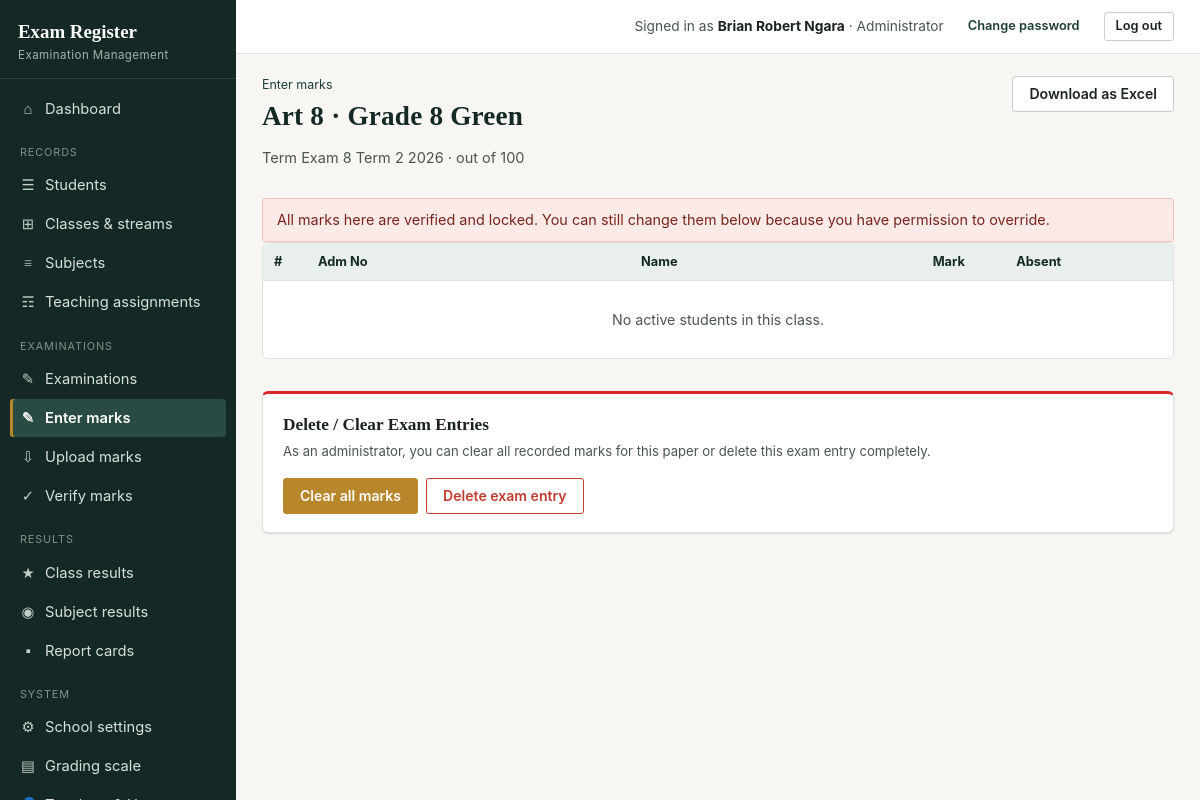
Screenshot of /marks/enter/4/4/4 (signed in) with the database file from the repository.
### tables this page shows
CREATE TABLE settings(key TEXT PRIMARY KEY, value TEXT NOT NULL DEFAULT '');

CREATE TABLE users(
    id INTEGER PRIMARY KEY AUTOINCREMENT,
    username TEXT NOT NULL UNIQUE COLLATE NOCASE,
    full_name TEXT NOT NULL,
    initials TEXT NOT NULL DEFAULT '',
    password_hash TEXT NOT NULL,
    role TEXT NOT NULL DEFAULT 'teacher',
    phone TEXT NOT NULL DEFAULT '',
    active INTEGER NOT NULL DEFAULT 1,
    must_change_password INTEGER NOT NULL DEFAULT 0,
    created_at TEXT NOT NULL DEFAULT CURRENT_TIMESTAMP
, tsc_no TEXT NOT NULL DEFAULT '');

CREATE TABLE subjects(
    id INTEGER PRIMARY KEY AUTOINCREMENT,
    code TEXT NOT NULL UNIQUE COLLATE NOCASE,
    name TEXT NOT NULL
);

CREATE TABLE exams(
    id INTEGER PRIMARY KEY AUTOINCREMENT,
    name TEXT NOT NULL,
    term TEXT NOT NULL DEFAULT '',
    year INTEGER,
    out_of REAL NOT NULL DEFAULT 100,
    status TEXT NOT NULL DEFAULT 'open',
    closing_date TEXT NOT NULL DEFAULT '',
    opening_date TEXT NOT NULL DEFAULT '',
    created_at TEXT NOT NULL DEFAULT CURRENT_TIMESTAMP
);

CREATE TABLE exam_papers(
    id INTEGER PRIMARY KEY AUTOINCREMENT,
    exam_id INTEGER NOT NULL REFERENCES exams(id) ON DELETE CASCADE,
    class_id INTEGER NOT NULL REFERENCES classes(id) ON DELETE CASCADE,
    subject_id INTEGER NOT NULL REFERENCES subjects(id) ON DELETE CASCADE,
    out_of REAL NOT NULL DEFAULT 100,
    UNIQUE(exam_id, class_id, subject_id)
);

### routes/exams.py (the view, shortened to what this page needs)
@bp.route("/marks/enter/<int:eid>/<int:cid>/<int:sid>", methods=["GET", "POST"])
@login_required
def marks_entry(eid, cid, sid):
    exam = get_exam(eid)
    paper = q1("SELECT * FROM exam_papers WHERE exam_id=? AND class_id=? AND subject_id=?", (eid, cid, sid))
    if not paper:
        abort(404)
    if not can_enter_marks(cid, sid):
        abort(403)
    cls = q1(f"SELECT c.id, {CLASS_LABEL} AS label FROM classes c WHERE c.id=?", (cid,))
    subject = q1("SELECT * FROM subjects WHERE id=?", (sid,))
    students = q("SELECT * FROM students WHERE class_id=? AND status='active' ORDER BY full_name", (cid,))
    marks = {m["student_id"]: m for m in q("SELECT * FROM marks WHERE exam_id=? AND subject_id=?", (eid, sid))}
    entered = {}
    rows = []
    teacher = q1("SELECT u.full_name, u.tsc_no FROM teaching t JOIN users u ON u.id=t.teacher_id "
                 "WHERE t.class_id=? AND t.subject_id=?", (cid, sid))
    t_label = ""
    if teacher:
        t_label = teacher["full_name"]
        if teacher["tsc_no"]:
            t_label += f" (TSC: {teacher['tsc_no']})"
    return render_template("marks_entry.html", exam=exam, paper=paper, cls=cls, subject=subject, rows=rows,
                           teacher=t_label,
                           all_locked=all(r["locked"] for r in rows) if rows else True,
                           override=can_override())

### core.py (called while the page is built, shortened)
def connect():
    con = sqlite3.connect(DB_PATH, timeout=20)
    con.row_factory = sqlite3.Row
    con.execute("PRAGMA foreign_keys = ON")
    return con

def db():
    if "db" not in g:
        g.db = connect()
    return g.db

def q(sql, args=()):
    return db().execute(sql, args).fetchall()

def q1(sql, args=()):
    return db().execute(sql, args).fetchone()

def settings():
    if "settings" not in g:
        d = dict(DEFAULT_SETTINGS)
        for r in q("SELECT key,value FROM settings"):
            d[r["key"]] = r["value"]
        g.settings = d
    return g.settings

def csrf_token():
    if "csrf" not in session:
        session["csrf"] = secrets.token_hex(16)
    return session["csrf"]

def load_user():
    g.user = None
    uid = session.get("uid")
    if uid:
        u = q1("SELECT * FROM users WHERE id=? AND active=1", (uid,))
        if u:
            g.user = u
        else:
            session.pop("uid", None)

def has_perm(perm):
    u = g.get("user")
    if not u:
        return False
    if u["role"] == "admin":
        return True
    if "perms" not in g:
        g.perms = {r["perm"] for r in q(
            "SELECT perm FROM role_permissions WHERE role=?", (u["role"],))}
    return perm in g.perms

def is_admin():
    u = g.get("user")
    return bool(u and u["role"] == "admin")

def login_required(f):
    @functools.wraps(f)
    def wrapper(*a, **k):
        if not g.user:
            return redirect(url_for("auth.login", next=request.full_path.rstrip("?")))
        return f(*a, **k)
    return wrapper

def can_enter_marks(class_id, subject_id):
    u = g.get("user")
    if not u:
        return False
    if u["role"] == "admin":
        return True

def auto_backup_if_due():
    today = datetime.date.today().isoformat()
    if _last_auto_check["day"] == today:
        return

### routes/exams.py (called while the page is built)
def get_exam(eid):
    e = q1("SELECT * FROM exams WHERE id=?", (eid,))
    if not e:
        abort(404)
    return e

def can_override():
    return is_admin() or has_perm("marks.verify")

### templates/marks_entry.html (shortened to what this page needs)
{% extends "base.html" %}
{% block content %}
<div class="page-head">
  <div><div class="eyebrow"><a href="{{ url_for('exams.marks_home') }}">Enter marks</a></div>
  <h1>{{ subject.name }} &middot; {{ cls.label }}</h1>
  <p class="lede">{{ exam.name }} {{ exam.term }} {{ exam.year or '' }} &middot; out of {{ paper.out_of|int if paper.out_of == paper.out_of|int else paper.out_of }}{% if teacher %} &middot; {{ teacher }}{% endif %}</p></div>
  <a href="{{ url_for('exams.marks_template', eid=exam.id, cid=cls.id) }}" class="btn">Download as Excel</a>
</div>
{% if all_locked %}
<div class="flash flash-error">{% if exam.status != 'open' %}This examination is closed for entry.{% else %}All marks here are verified and locked.{% endif %}
{% if override %} You can still change them below because you have permission to override.{% endif %}</div>
{% endif %}
<form method="post">
<div class="tbl-wrap">
<table>
  <thead><tr><th style="width:44px;">#</th><th>Adm No</th><th>Name</th><th class="center" style="width:110px;">Mark</th><th class="center" style="width:70px;">Absent</th><th></th></tr></thead>
  <tbody>
  {% for r in rows %}
    <tr class="mark-row {{ 'is-abs' if r.absent }}">
      <td>{{ loop.index }}</td><td>{{ r.s.adm_no }}</td><td>{{ r.s.full_name }}</td>
      <td class="center"><input class="mark-input" type="text" inputmode="decimal" name="s_{{ r.s.id }}" value="{{ r.value }}" {{ 'disabled' if r.locked }}></td>
      <td class="center"><input type="checkbox" name="a_{{ r.s.id }}" {{ 'checked' if r.absent }} {{ 'disabled' if r.locked }}></td>
      <td>{% if r.verified %}<span class="badge badge-green">Verified</span>{% elif r.locked %}<span class="badge badge-grey">Locked</span>{% endif %}</td>
    </tr>
  {% else %}
    <tr><td colspan="6" class="tbl-empty">No active students in this class.</td></tr>
  {% endfor %}
  </tbody>
</table>
</div>
</form>
{% if has_perm('exams.manage') %}
<div class="card section" style="margin-top: 2rem; border-top: 3px solid var(--crimson, #dc2626);">
  <div style="display:flex; justify-content:space-between; align-items:center; flex-wrap:wrap; gap:16px;">
    <div>
      <h3 style="margin:0 0 4px 0; color:var(--ink);">Delete / Clear Exam Entries</h3>
      <p class="small muted" style="margin:0;">As an administrator, you can clear all recorded marks for this paper or delete this exam entry completely.</p>
    </div>
    <div class="flex gap-8 items-center">
      <form method="post" action="{{ url_for('exams.exam_paper_clear', eid=exam.id, cid=cls.id, sid=subject.id) }}" onsubmit="return confirm('Are you sure you want to CLEAR ALL marks for {{ subject.name }} in {{ cls.label }}? All entered scores will be removed.');" style="margin:0;">
        <button class="btn btn-gold">Clear all marks</button>
      </form>
      <form method="post" action="{{ url_for('exams.exam_paper_delete', eid=exam.id, cid=cls.id, sid=subject.id) }}" onsubmit="return confirm('Are you sure you want to DELETE this entire exam paper entry ({{ subject.name }} - {{ cls.label }})? This removes it from the exam and deletes all marks.');" style="margin:0;">
        <button class="btn btn-danger">Delete exam entry</button>
      </form>
    </div>
  </div>
</div>
{% endif %}
{% endblock %}

### templates/base.html (shortened to what this page needs)
<!doctype html>
<html lang="en">
<head>
<link rel="stylesheet" href="{{ url_for('static', filename='style.css') }}">
</head>
<body>
{% if user %}
<div class="shell">
  <aside class="sidebar" id="sidebar">
    <div class="brand">
      <div class="mark">{{ school.school_name if school and school.school_name != 'Your School Name' else 'Exam Register' }}</div>
      <div class="sub">Examination Management</div>
    </div>
    <nav class="nav">
      <a href="{{ url_for('system.dashboard') }}" class="{{ 'active' if request.endpoint=='system.dashboard' }}"><span class="ic">&#8962;</span> Dashboard</a>
      <div class="group-label">Records</div>
      {% if has_perm('students.view') or has_perm('students.manage') %}
      <a href="{{ url_for('academic.students') }}" class="{{ 'active' if request.endpoint and request.endpoint.startswith('academic.student') }}"><span class="ic">&#9776;</span> Students</a>
      {% endif %}
      {% if has_perm('classes.manage') %}
      <a href="{{ url_for('academic.classes') }}" class="{{ 'active' if request.endpoint=='academic.classes' }}"><span class="ic">&#8862;</span> Classes &amp; streams</a>
      {% endif %}
      {% if has_perm('subjects.manage') %}
      <a href="{{ url_for('academic.subjects') }}" class="{{ 'active' if request.endpoint=='academic.subjects' }}"><span class="ic">&#8801;</span> Subjects</a>
      <a href="{{ url_for('academic.teaching') }}" class="{{ 'active' if request.endpoint=='academic.teaching' }}"><span class="ic">&#9782;</span> Teaching assignments</a>
      {% endif %}
      <div class="group-label">Examinations</div>
      <a href="{{ url_for('exams.exams') }}" class="{{ 'active' if request.endpoint and request.endpoint.startswith('exams.exam') }}"><span class="ic">&#9998;</span> Examinations</a>
      <a href="{{ url_for('exams.marks_home') }}" class="{{ 'active' if request.endpoint in ['exams.marks_home','exams.marks_entry'] }}"><span class="ic">&#9998;</span> Enter marks</a>
      <a href="{{ url_for('exams.marks_import') }}" class="{{ 'active' if request.endpoint and request.endpoint.startswith('exams.marks_import') }}"><span class="ic">&#8681;</span> Upload marks</a>
      {% if has_perm('marks.verify') %}
      <a href="{{ url_for('exams.verify_home') }}" class="{{ 'active' if request.endpoint=='exams.verify_home' }}"><span class="ic">&#10003;</span> Verify marks</a>
      {% endif %}
      <div class="group-label">Results</div>
      <a href="{{ url_for('results.class_results') }}" class="{{ 'active' if request.endpoint=='results.class_results' }}"><span class="ic">&#9733;</span> Class results</a>
      <a href="{{ url_for('results.subject_results') }}" class="{{ 'active' if request.endpoint=='results.subject_results' }}"><span class="ic">&#9673;</span> Subject results</a>
      <a href="{{ url_for('results.reports_home') }}" class="{{ 'active' if request.endpoint and request.endpoint.startswith('results.report') }}"><span class="ic">&#9642;</span> Report cards</a>
      {% if is_admin() or has_perm('backup.create') or has_perm('audit.view') %}
      <div class="group-label">System</div>
      {% if is_admin() %}
      <a href="{{ url_for('system.school_settings') }}" class="{{ 'active' if request.endpoint=='system.school_settings' }}"><span class="ic">&#9881;</span> School settings</a>
      <a href="{{ url_for('system.grading') }}" class="{{ 'active' if request.endpoint=='system.grading' }}"><span class="ic">&#9636;</span> Grading scale</a>
      <a href="{{ url_for('auth.users') }}" class="{{ 'active' if request.endpoint and request.endpoint.startswith('auth.user') }}"><span class="ic">&#128100;</span> Teachers &amp; Users</a>
      {% endif %}
      {% endif %}
    </nav>
  </aside>
  <div class="main">
    <div class="topbar">
      <div class="flex items-center gap-12">
        <span class="who">Signed in as <b>{{ user.full_name }}</b> &middot; {{ ROLES.get(user.role, user.role) }}</span>
        <a href="{{ url_for('auth.password') }}" class="btn btn-sm btn-ghost">Change password</a>
        <form method="post" action="{{ url_for('auth.logout') }}" style="margin:0;">
          <button class="btn btn-sm">Log out</button>
        </form>
      </div>
    </div>
    <div class="content{% block wide %}{% endblock %}">
      {% block content %}{% endblock %}
    </div>
  </div>
</div>
{% else %}
  {% include "_flash.html" %}
  {% block guest_content %}{% endblock %}
{% endif %}
</body>
</html>

### rows the page displays
settings: value "Exam Register"
users: full_name "Brian Robert Ngara", get "Administrator"
subjects: name "Art 8"
exams: name "Term Exam 8", term "Term 2", year "2026"
exam_papers: out_of "100"

### other values shown
{{ cls.label }} "Grade 8 Green"
